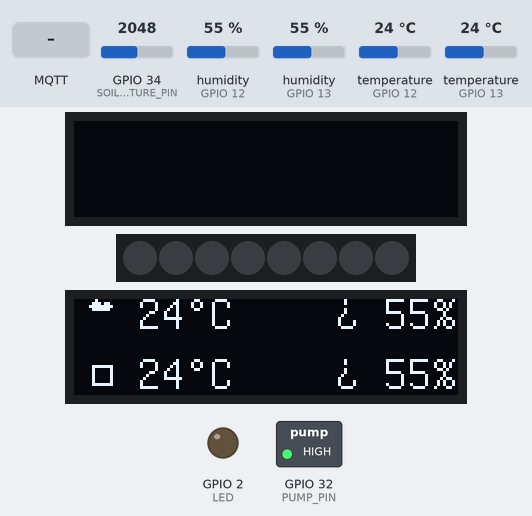
Simulated run of this program. Board: ESP32. Shown: 2 × 128×32 one-colour display, 8 RGB LEDs in strip order, left to right, switched loads named in the program (green lamp = pin HIGH), output pins drawn as LEDs (lit = HIGH). The inputs (shaded band) are chosen by the test bench; at power-on: humidity (sensors on GPIO 12, GPIO 13) 55 %, temperature (sensors on GPIO 12, GPIO 13) 24 °C, GPIO 34 (SOIL_MOISTURE_PIN) = 2048. Dim RGB values are drawn brighter than linear; WiFi joins after 1.5 s; servers stay silent unless stated; no MQTT or app messages arrive unless stated; not simulated (calls return 0 or success): WiFiConfig/WiFiConfig.h; what the program prints to the serial monitor is not drawn.

Above: at 2.7 s.
2.8 s: MQTT message "5" arrives on the first subscribed topic
At 3.9 s:
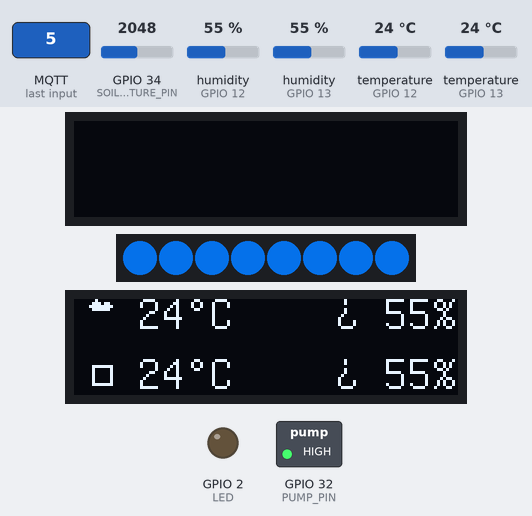
5.1 s: MQTT message "200" arrives on the first subscribed topic
At 6.6 s:
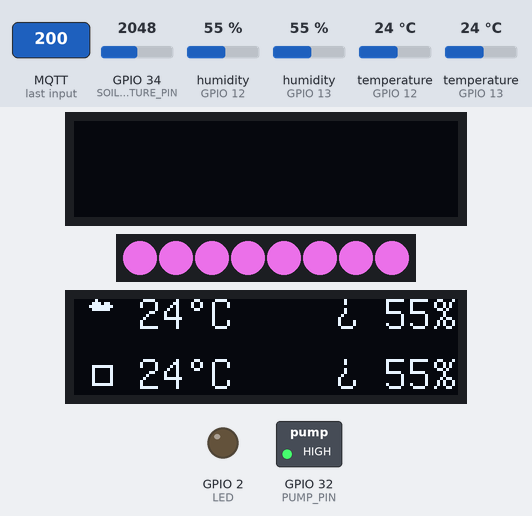
7.1 s: humidity (sensor on GPIO 12) set to 22 %
At 8.1 s:
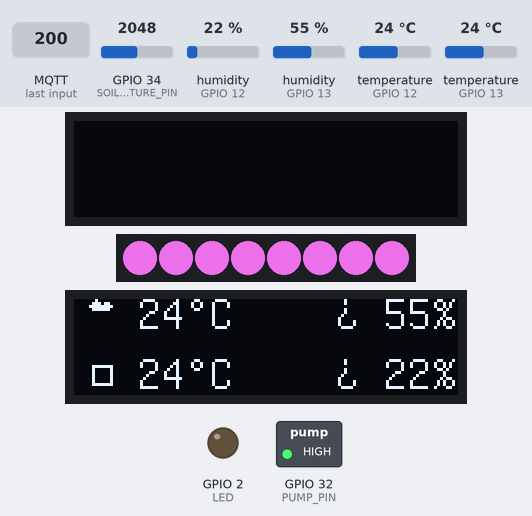
9.1 s: humidity (sensor on GPIO 13) set to 22 %
At 10.8 s:
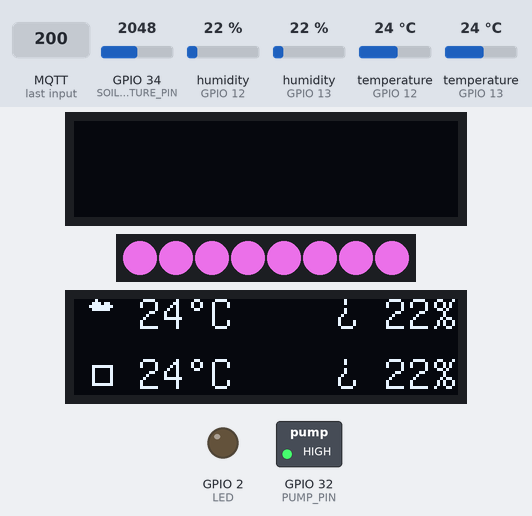
11.1 s: temperature (sensor on GPIO 12) set to 12 °C
At 12.4 s:
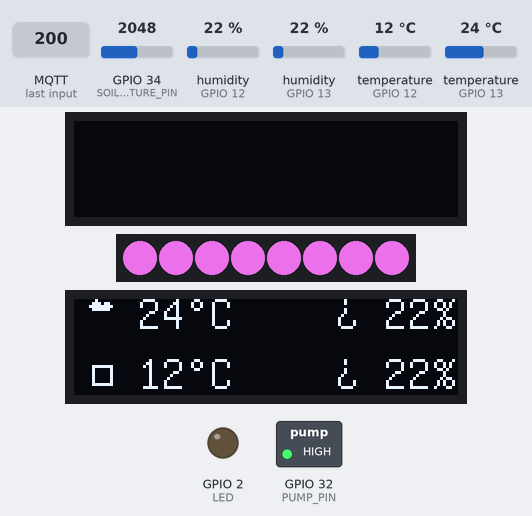
13.1 s: temperature (sensor on GPIO 13) set to 12 °C
At 13.9 s:
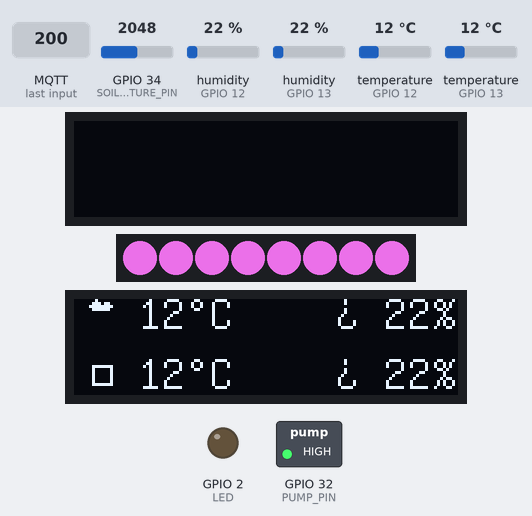
Timing chart, 0 to 16.1 s (numbered marks = the images above; inputs shaded):
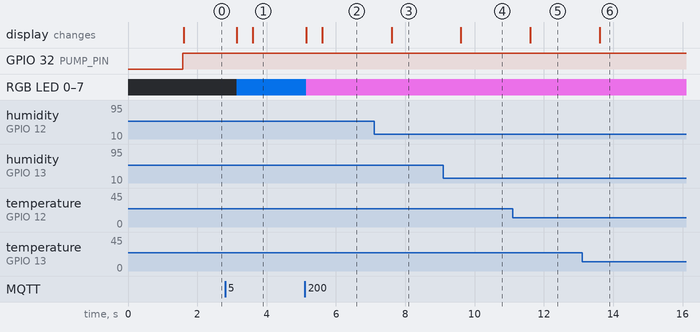

Measured:
- after the input at 2.8 s, the display: first changes after 0.34 s (image 1 shows a later state)
- after the input at 5.1 s, the display: first changes at once (image 2 shows a later state)
- after the input at 7.1 s, the display: changes after 0.50 s (image 3)
- after the input at 9.1 s, the display: changes after 0.51 s (image 4)
- after the input at 11.1 s, the display: changes after 0.51 s (image 5)
- after the input at 13.1 s, the display: changes after 0.51 s (image 6)

The program:

main.cpp
```cpp
#include "temp/thermalAndHumidity.h"
#include "display/display.h"
#include "leds/leds.h"
#include "broker/broker.h"  // Include the broker header file

#define PUMP_PIN 32
#define HUMIDITY_THRESHOLD 35

#define I2C_1_PIN 22
#define I2C_2_PIN 21

#define PRINT_MONITOR true
#define LED 2

uint32_t delayMS;
unsigned long lastPublishTime = 0;  // Add a variable to track the last publish time
const unsigned long publishInterval = 60000;  // 1 minute interval

unsigned long lastLoopTime = 0;  // Add a variable to track the last loop time
const unsigned long loopInterval = 500;  // 500 ms interval

unsigned long pumpStartTime = 0;  // Add a variable to track the pump start time
const unsigned long pumpDuration = 1000;  // 1 second duration

DHT_Unified dhtIn(DHT_IN_PIN, DHTTYPE);
DHT_Unified dhtOut(DHT_OUT_PIN, DHTTYPE);

U8G2_SSD1306_128X32_UNIVISION_F_HW_I2C u8g2(U8G2_R0, /* reset=*/ U8X8_PIN_NONE, I2C_1_PIN, I2C_2_PIN);

void setup() {
  Serial.begin(9600);
  //PIN CONFIGURATION
  pinMode(LED, OUTPUT);
  pinMode(SOIL_MOISTURE_PIN, INPUT);
  pinMode(PUMP_PIN, OUTPUT);

  dhtIn.begin();
  u8g2.begin();
  u8g2.enableUTF8Print();  // Pour utiliser les caractères UTF-8

  setupLED(); // Initialize the WS2812B8 LED
  setupMQTT(); // Initialize MQTT
}

void pump(int humPercent){
  if(humPercent < HUMIDITY_THRESHOLD) {
    digitalWrite(LED, HIGH);
    digitalWrite(PUMP_PIN, LOW);
    pumpStartTime = millis();
  }
}

void loop() {
  unsigned long currentTime = millis();

  if (currentTime - lastLoopTime >= loopInterval) {
    lastLoopTime = currentTime;

    digitalWrite(LED, LOW);
    // Get temperature event and print its value.
    digitalWrite(PUMP_PIN, HIGH);
    sensor indoor = getTempAndHumidity(dhtIn, "Indoor");
    displayTempAndHumidity(PRINT_MONITOR,indoor);
    sensor outdoor = getTempAndHumidity(dhtOut, "Outdoor");
    displayTempAndHumidity(PRINT_MONITOR,outdoor);
    displayScreen(u8g2,indoor, outdoor);
    int humPercent = soilHumidity();
    pump(humPercent);

    if (currentTime - lastPublishTime >= publishInterval) {
      publishSensorData(indoor, outdoor); // Publish sensor data to MQTT topic
      lastPublishTime = currentTime;  // Update the last publish time
    }

    loopMQTT(); // Handle MQTT loop
  }

  if (digitalRead(PUMP_PIN) == LOW && currentTime - pumpStartTime >= pumpDuration) {
    digitalWrite(LED, LOW);
    digitalWrite(PUMP_PIN, HIGH);
  }
}
```

broker.cpp
```cpp
#include <WiFi.h>
#include <PubSubClient.h>
#include "broker.h"
#include "WiFiConfig/WiFiConfig.h"
#include "MQTTConfig/MQTTConfig.h"
#include "../leds/leds.h"
#include "../temp/thermalAndHumidity.h"

WiFiClient espClient;
PubSubClient client(espClient);

void callback(char* topic, byte* payload, unsigned int length) {
  String message;
  for (unsigned int i = 0; i < length; i++) {
    message += (char)payload[i];
  }

  if (String(topic) == MQTT_LED_TOPIC) {
    int red, green, blue, brightness;
    sscanf(message.c_str(), "%d,%d,%d,%d", &red, &green, &blue, &brightness);
    setLEDColor(red, green, blue, brightness);
  }
}

void setup_wifi() {
  unsigned long startAttemptTime = millis();
  WiFi.begin(WIFI_SSID, WIFI_PASSWORD);
  while (WiFi.status() != WL_CONNECTED && millis() - startAttemptTime < 10000) {
    delay(500);
    Serial.print(".");
  }
  if (WiFi.status() == WL_CONNECTED) {
    Serial.println("WiFi connected");
  } else {
    Serial.println("WiFi connection failed");
  }
}

void reconnect() {
  while (!client.connected()) {
    Serial.print("Attempting MQTT connection...");
    if (client.connect("ESP32Client", MQTT_USER, MQTT_PASSWORD)) {
      Serial.println("connected");
      client.subscribe(MQTT_LED_TOPIC);
    } else {
      Serial.print("failed, rc=");
      Serial.print(client.state());
      Serial.println(" try again in 5 seconds");
      unsigned long retryStartTime = millis();
      while (millis() - retryStartTime < 5000) {
        // Wait for 5 seconds before retrying
      }
    }
  }
}

void setupMQTT() {
  client.setServer(MQTT_BROKER_IP, MQTT_BROKER_PORT);
  client.setCallback(callback);
  setup_wifi();
  reconnect();
}

void loopMQTT() {
  if (!client.connected()) {
    reconnect();
  }
  client.loop();
}

void publishSensorData(sensor indoor, sensor outdoor) {
  String payload = String("Indoor: ") + indoor.temperature + "," + indoor.humidity + " Outdoor: " + outdoor.temperature + "," + outdoor.humidity;
  client.publish(MQTT_TOPIC, payload.c_str());
}
```

broker.h
```cpp
#ifndef BROKER_H
#define BROKER_H

#include <WiFi.h>
#include <PubSubClient.h>
#include "../temp/thermalAndHumidity.h"

extern WiFiClient espClient;
extern PubSubClient client;

void callback(char* topic, byte* payload, unsigned int length);
void setup_wifi();
void reconnect();
void setupMQTT();
void loopMQTT();
void publishSensorData(sensor indoor, sensor outdoor);

#endif
```

display.cpp
```cpp
#include "display.h"
#include <Adafruit_Sensor.h>
#include <U8g2lib.h>

void displayTempAndHumidity(bool print, sensor sens) {
    if(print){
      Serial.print(sens.name);
      Serial.print(" : ");
      Serial.print(sens.temperature);
      Serial.print("°C, ");
      Serial.print(sens.humidity);
      Serial.println("%");
    }
  }

void displayScreen(U8G2_SSD1306_128X32_UNIVISION_F_HW_I2C screen, sensor indoor, sensor outdoor){
    screen.setFont(u8g2_font_unifont_t_symbols);//utf8
    //Temperature
    char charTempIn[25];
    char charTempOut[25];

    String floatIn = String(indoor.temperature,0);
    String strIn = "☁️ "+floatIn+"°C";
    String floatOut = String(outdoor.temperature,0);
    String strOut = "□ "+floatOut+"°C";

    strIn.toCharArray(charTempIn,20);
    strOut.toCharArray(charTempOut,20);

    //humidity
    char charHumiIn[25];
    char charHumiOut[25];

    String floatInH = String(indoor.humidity,0);
    String strInH = "¿ "+floatInH+"%";
    String floatOutH = String(outdoor.humidity,0);
    String strOutH = "¿ "+floatOutH+"%";

    strInH.toCharArray(charHumiIn,20);
    strOutH.toCharArray(charHumiOut,20);

    //display
    screen.drawUTF8(5, 10, charTempIn);
    screen.drawUTF8(5, 30, charTempOut);
    screen.drawUTF8(87, 10, charHumiIn);
    screen.drawUTF8(87, 30, charHumiOut);
    screen.sendBuffer();
}
```

display.h
```cpp
#ifndef DISPLAY_H
#define DISPLAY_H

#include <U8g2lib.h>

struct sensor {
    String name;
    float temperature, humidity;
};

void displayTempAndHumidity(bool print, sensor sens);
void displayScreen(U8G2_SSD1306_128X32_UNIVISION_F_HW_I2C screen, sensor indoor, sensor outdoor);

#endif // DISPLAY_H
```

leds.cpp
```cpp
#include <Adafruit_NeoPixel.h>

#define LED_WS2812B8_PIN 25
#define NUMPIXELS 8

Adafruit_NeoPixel pixels(NUMPIXELS, LED_WS2812B8_PIN, NEO_GRB + NEO_KHZ800);

void setupLED() {
    pixels.begin();
}

void setLEDColor(uint8_t r, uint8_t g, uint8_t b, uint8_t brightness) {
    pixels.setBrightness(brightness);
    for (int i = 0; i < NUMPIXELS; i++) {
        pixels.setPixelColor(i, pixels.Color(r, g, b));
    }
    pixels.show();
}
```

leds.h
```cpp
#ifndef LEDS_H
#define LEDS_H

void setupLED();
void setLEDColor(uint8_t r, uint8_t g, uint8_t b, uint8_t brightness);

#endif // LEDS_H
```

thermalAndHumidity.cpp
```cpp
#include "thermalAndHumidity.h"
#include "display/display.h"
#include <DHT.h>
#include <DHT_U.h>

sensor getTempAndHumidity(DHT_Unified dht, String name){
    sensors_event_t event;
    dht.temperature().getEvent(&event);
    sensor sens;
    sens.name = name;
    if (isnan(event.temperature)) {
      Serial.print(F("Error reading temperature from "));
      Serial.println(sens.name);
      return sens;
    }
    sens.temperature = event.temperature;
    dht.humidity().getEvent(&event);
    if (isnan(event.relative_humidity)) {
      Serial.print(F("Error reading humidity from"));
      Serial.println(sens.name);
      return sens;
    }
    sens.humidity = event.relative_humidity;
    return sens;
}

int soilHumidity() {
    int sensorValue = analogRead(SOIL_MOISTURE_PIN);
    float moisturePercent = map(sensorValue, 4095, 0, 0, 100);

    Serial.print("Soil humidity : ");
    Serial.print(moisturePercent);
    Serial.println(" %");

    return moisturePercent;
}
```

thermalAndHumidity.h
```cpp
#include <DHT.h>
#include <DHT_U.h>
#include "display/display.h"

#define SOIL_MOISTURE_PIN 34
#define DHT_IN_PIN 13
#define DHT_OUT_PIN 12

#define DHTTYPE DHT11     // Sensor type
extern DHT_Unified dhtIn;
extern DHT_Unified dhtOut;

sensor getTempAndHumidity(DHT_Unified dht, String name);

int soilHumidity();
```

MQTTConfig.h
```cpp
#ifndef MQTT_CONFIG_H
#define MQTT_CONFIG_H

#define MQTT_BROKER "mosquitto"
#define MQTT_BROKER_PORT 1883
#define MQTT_BROKER_IP "192.168.1.80"
#define MQTT_TOPIC "esp32/sensor"
#define MQTT_LED_TOPIC "esp32/led"

#define MQTT_USER "admin"
#define MQTT_PASSWORD "Basou63910"

#endif
```
